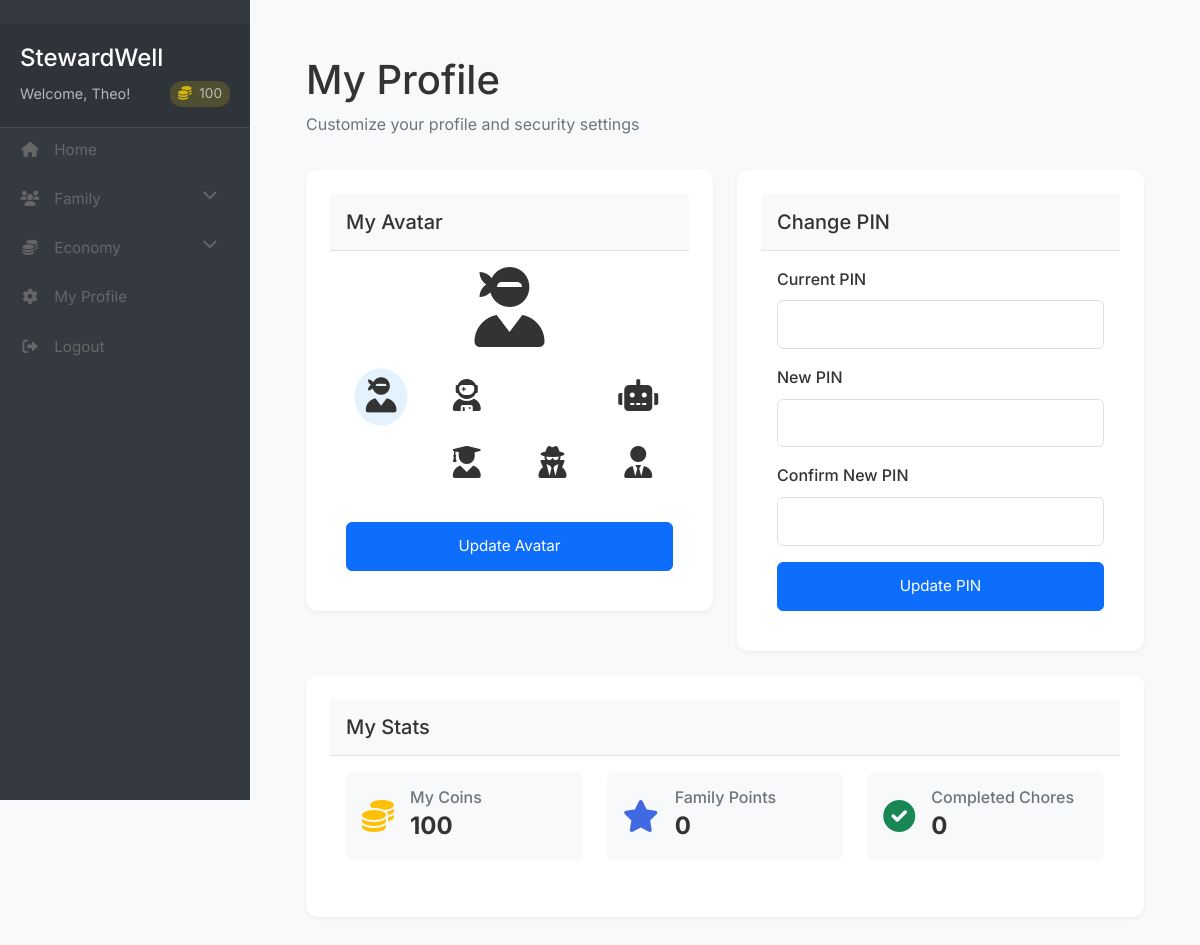
Page /settings/child-profile (signed in) on the committed database.
### app/models/user.py (models this page shows, shortened)
class User(db.Model, UserMixin):
    id = db.Column(db.Integer, primary_key=True)
    username = db.Column(db.String(64), unique=True, nullable=False)
    email = db.Column(db.String(120), unique=True, nullable=False)
    password_hash = db.Column(db.String(128), nullable=False)
    pin = db.Column(db.String(4))
    created_at = db.Column(db.DateTime, default=datetime.utcnow)
    is_superuser = db.Column(db.Boolean, default=False)
    is_parent = db.Column(db.Boolean, default=False)
    family_id = db.Column(db.Integer, db.ForeignKey('family.id'))
    parent_id = db.Column(db.Integer, db.ForeignKey('user.id'), nullable=True)
    children = db.relationship('User', backref=db.backref('parent', remote_side=[id]))
    coins = db.Column(db.Integer, default=0)
    family_points = db.Column(db.Integer, default=0)
    created_goal_categories = db.relationship('GoalCategory', back_populates='created_by')
    created_goals = db.relationship('Goal', back_populates='created_by')
    avatar = db.Column(db.String(50), default='fa-user-circle')

### app/controllers/settings.py (the view)
@settings_bp.route('/child-profile')
@login_required
def child_profile():
    if current_user.is_parent:
        return redirect(url_for('settings.profile'))
    avatars = [
        {'id': 'ninja', 'icon': 'fa-user-ninja'},
        {'id': 'astronaut', 'icon': 'fa-user-astronaut'},
        {'id': 'superhero', 'icon': 'fa-user-superhero'},
        {'id': 'robot', 'icon': 'fa-robot'},
        {'id': 'alien', 'icon': 'fa-user-alien'},
        {'id': 'graduate', 'icon': 'fa-user-graduate'},
        {'id': 'secret', 'icon': 'fa-user-secret'},
        {'id': 'tie', 'icon': 'fa-user-tie'}
    ]
    completed_chores_count = Chore.query.filter_by(
        assigned_to_id=current_user.id,
        status='completed'
    ).count()
    return render_template('settings/child_profile.html',
                         avatars=avatars,
                         completed_chores_count=completed_chores_count)

### app/__init__.py (called while the page is built)
@login_manager.user_loader
def load_user(id):
    from app.models.user import User
    return User.query.get(int(id))

### app/templates/settings/child_profile.html (shortened to what this page needs)
{% extends "base.html" %}
{% block authenticated_content %}
<div class="content-container">
    <div class="page-header">
        <h1>My Profile</h1>
        <p class="text-muted">Customize your profile and security settings</p>
    </div>
    <div class="row">
        <div class="col-md-6 mb-4">
            <div class="card">
                <div class="card-header">
                    <h3>My Avatar</h3>
                </div>
                <div class="card-body">
                    <div class="text-center mb-4">
                        <div class="current-avatar mb-3">
                            <i class="fas {{ current_user.avatar|default('fa-user-circle') }} fa-5x"></i>
                        </div>
                    </div>
                    <form action="{{ url_for('settings.update_avatar') }}" method="POST">
                        <div class="avatar-grid">
                            {% for avatar in avatars %}
                            <div class="avatar-option">
                                <label for="avatar_{{ avatar.id }}" class="avatar-label">
                                    <i class="fas {{ avatar.icon }} fa-2x"></i>
                                </label>
                            </div>
                            {% endfor %}
                        </div>
                        <button type="submit" class="btn btn-primary w-100 mt-3">
                            Update Avatar
                        </button>
                    </form>
                </div>
            </div>
        </div>
        <div class="col-md-6 mb-4">
            <div class="card">
                <div class="card-header">
                    <h3>Change PIN</h3>
                </div>
                <div class="card-body">
                    <form action="{{ url_for('settings.update_pin') }}" method="POST">
                        <div class="mb-3">
                            <label for="current_pin" class="form-label">Current PIN</label>
                            <input type="password" class="form-control" id="current_pin"
                                   name="current_pin" required pattern="[0-9]{4}" maxlength="4"
                                   inputmode="numeric">
                        </div>
                        <div class="mb-3">
                            <label for="new_pin" class="form-label">New PIN</label>
                            <input type="password" class="form-control" id="new_pin"
                                   name="new_pin" required pattern="[0-9]{4}" maxlength="4"
                                   inputmode="numeric">
                        </div>
                        <div class="mb-3">
                            <label for="confirm_pin" class="form-label">Confirm New PIN</label>
                            <input type="password" class="form-control" id="confirm_pin"
                                   name="confirm_pin" required pattern="[0-9]{4}" maxlength="4"
                                   inputmode="numeric">
                        </div>
                        <button type="submit" class="btn btn-primary w-100">
                            Update PIN
                        </button>
                    </form>
                </div>
            </div>
        </div>
        <div class="col-12">
            <div class="card">
                <div class="card-header">
                    <h3>My Stats</h3>
                </div>
                <div class="card-body">
                    <div class="row">
                        <div class="col-md-4 mb-3">
                            <div class="stat-card">
                                <i class="fas fa-coins fa-2x text-warning"></i>
                                <div class="stat-info">
                                    <h4>My Coins</h4>
                                    <p class="mb-0">{{ current_user.coins }}</p>
                                </div>
                            </div>
                        </div>
                        <div class="col-md-4 mb-3">
                            <div class="stat-card">
                                <i class="fas fa-star fa-2x text-primary"></i>
                                <div class="stat-info">
                                    <h4>Family Points</h4>
                                    <p class="mb-0">{{ current_user.family_points }}</p>
                                </div>
                            </div>
                        </div>
                        <div class="col-md-4 mb-3">
                            <div class="stat-card">
                                <i class="fas fa-check-circle fa-2x text-success"></i>
                                <div class="stat-info">
                                    <h4>Completed Chores</h4>
                                    <p class="mb-0">{{ completed_chores_count }}</p>
                                </div>
                            </div>
                        </div>
                    </div>
                </div>
            </div>
        </div>
    </div>
</div>
{% endblock %}

### app/templates/partials/_sidebar.html (shortened to what this page needs)
<div class="sidebar">
    <div class="sidebar-header">
        <h3>StewardWell</h3>
        <p class="welcome-message">
            Welcome, {{ current_user.username }}!
            {% if not current_user.is_parent %}
            <span class="coins-display">
                <i class="fas fa-coins"></i> {{ current_user.coins }}
            </span>
            {% endif %}
        </p>
    </div>
    <ul class="nav flex-column">
        <li class="nav-item">
            <a class="nav-link" href="{{ url_for('main.index') }}">
                <i class="fas fa-home"></i> Home
            </a>
        </li>
        <li class="nav-item">
            <a class="nav-link collapsed" href="#familySubmenu"
               data-bs-toggle="collapse"
               aria-expanded="false">
                <i class="fas fa-users"></i> Family
                <i class="fas fa-chevron-down float-end"></i>
            </a>
        </li>
        {% set module_settings = current_user.family.module_settings|list if current_user.family else [] %}
        {% set economy_module = module_settings|selectattr('module_name', 'equalto', 'economy')|list %}
        {% set economy_enabled = not economy_module or economy_module[0].is_enabled if economy_module else true %}
        {% if economy_enabled %}
        <li class="nav-item">
            <a class="nav-link collapsed" href="#economySubmenu"
               data-bs-toggle="collapse"
               aria-expanded="false">
                <i class="fas fa-coins"></i> Economy
                <i class="fas fa-chevron-down float-end"></i>
            </a>
        </li>
        {% endif %}
        <li class="nav-item">
            {% if current_user.is_parent %}
            <a class="nav-link" href="{{ url_for('settings.profile') }}">
                <i class="fas fa-cog"></i> Settings
            </a>
            {% else %}
            <a class="nav-link" href="{{ url_for('settings.child_profile') }}">
                <i class="fas fa-cog"></i> My Profile
            </a>
            {% endif %}
        </li>
        <li class="nav-item mt-auto">
            <a class="nav-link" href="{{ url_for('auth.logout') }}">
                <i class="fas fa-sign-out-alt"></i> Logout
            </a>
        </li>
    </ul>
</div>

### app/static/css/style.css (style rules this page uses)
:root { --primary-color: #4169E1; --secondary-color: #4CAF50; --background-color: #f8f9fa; --text-color: #333; --border-color: #e0e0e0; --shadow: 0 2px 4px rgba(0,0,0,0.05); }
body { background-color: var(--background-color); color: var(--text-color); font-family: 'Inter', -apple-system, BlinkMacSystemFont, sans-serif; line-height: 1.6; }
.btn { padding: 0.75rem 1.5rem; border-radius: 6px; font-size: 0.95rem; transition: all 0.2s ease; text-decoration: none; display: inline-block; }
.form-control { width: 100%; padding: 0.75rem; border: 1px solid var(--border-color); border-radius: 6px; font-size: 0.95rem; }
.nav-link { color: #666 !important; font-size: 0.95rem; }
.form-label { font-weight: 500; color: var(--text-color); margin-bottom: 0.5rem; }
.text-primary { color: var(--primary-color) !important; text-decoration: none; }
.form-control::placeholder { color: #aaa; font-size: 0.9rem; }
.card { background: white; padding: 1.5rem; border-radius: 12px; box-shadow: var(--shadow); border: none; }
.card h3 { color: var(--text-color); font-size: 1.1rem; margin-bottom: 1rem; }
.sidebar { width: 250px; background-color: var(--sidebar-bg, #2C3E7B); color: white; padding: 1.5rem 0; display: flex; flex-direction: column; position: fixed; height: 100vh; left: 0; top: 0; }
.sidebar-header { padding: 0 1.5rem 1.5rem; border-bottom: 1px solid rgba(255, 255, 255, 0.1); }
.sidebar-header p { font-size: 0.9rem; opacity: 0.8; margin: 0; }
.content-container { padding: 1.5rem; }
.page-header { margin-bottom: 2rem; }
.page-header h1 { margin-bottom: 0.5rem; }
.card-header { background-color: #f8f9fa; border-bottom: 1px solid #dee2e6; padding: 1rem; }
.card-header h3 { margin: 0; font-size: 1.25rem; color: var(--text-color); }

### app/templates/partials/_sidebar.html (style rules this page uses)
.sidebar { min-width: 250px; max-width: 250px; min-height: 100vh; background: #343a40; color: #fff; transition: all 0.3s; }
.sidebar .nav-link { color: rgba(255, 255, 255, 0.8); padding: 10px 20px; transition: all 0.3s; }
.sidebar .nav-link i { margin-right: 10px; width: 20px; text-align: center; }
.sidebar .nav-link .fa-chevron-down { transition: transform 0.3s; }
.sidebar-header { padding: 20px; background: rgba(0, 0, 0, 0.1); }
.sidebar-header h3 { margin: 0; font-size: 1.5rem; margin-bottom: 8px; }
.welcome-message { font-size: 0.9rem; margin: 0; color: rgba(255, 255, 255, 0.8); display: flex; justify-content: space-between; align-items: center; }
.coins-display { background: rgba(255, 215, 0, 0.2); padding: 2px 8px; border-radius: 12px; font-size: 0.85rem; }
.coins-display i { color: #ffd700; margin-right: 4px; }
.sidebar .nav-item { margin-bottom: 5px; }

### app/templates/settings/child_profile.html (style rules this page uses)
.avatar-grid { display: grid; grid-template-columns: repeat(auto-fill, minmax(60px, 1fr)); gap: 1rem; margin: 1rem 0; }
.avatar-option { text-align: center; }
.avatar-label { display: inline-block; padding: 0.5rem; border-radius: 50%; cursor: pointer; transition: all 0.3s ease; }
.avatar-radio:checked + .avatar-label { background-color: #e3f2fd; transform: scale(1.1); }
.stat-card { display: flex; align-items: center; gap: 1rem; padding: 1rem; background: #f8f9fa; border-radius: 8px; }
.stat-info h4 { font-size: 1rem; margin: 0; color: #6c757d; }
.stat-info p { font-size: 1.5rem; font-weight: bold; }

### rows in the picture
User: username "Theo", coins "100", family_points "0"

### other values in the picture
{{ completed_chores_count }} "0"
